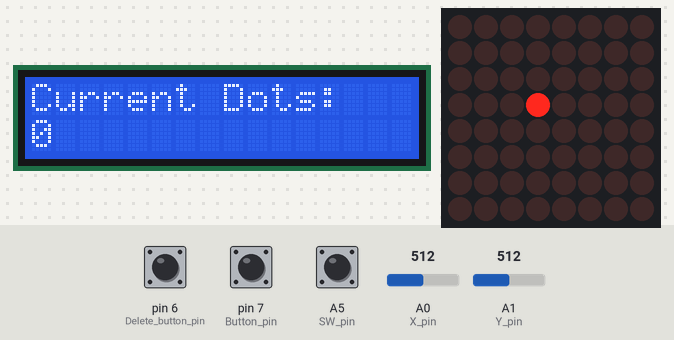
Bench run of a sketch on a simulated Arduino Uno, built with avr-gcc and run on an emulated ATmega328P. Parts: 16×2 character LCD, 8×8 LED matrix. Inputs (shaded band) come from the test bench; at power-on: A0 (X_pin) = 512, pin 6 (Delete_button_pin) HIGH, A5 (SW_pin) HIGH, pin 7 (Button_pin) HIGH, A1 (Y_pin) = 512. What the sketch prints to the serial monitor is not drawn.

Above: at 1.2 s.
1.3 s: A0 (X_pin) set to 641
2.8 s: A0 (X_pin) set to 669
At 4.5 s:
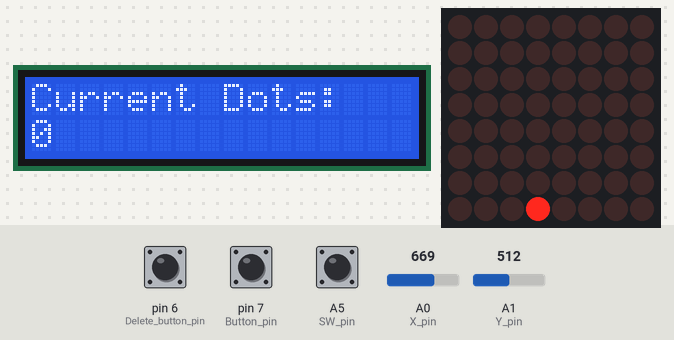
4.9 s: pin 6 (Delete_button_pin) pulled LOW for 0.15 s
At 5.15 s:
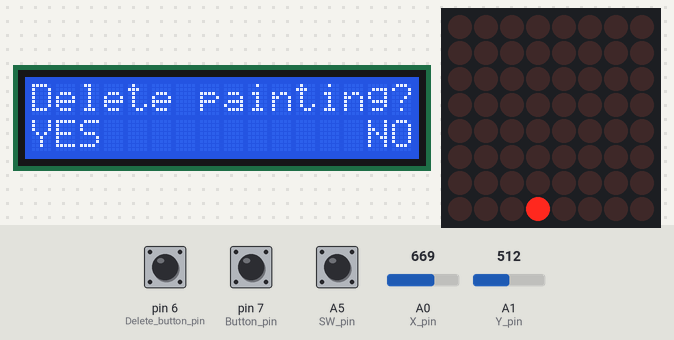
7.9 s: A0 (X_pin) set to 366
9.6 s: A0 (X_pin) set to 331
At 10.35 s:
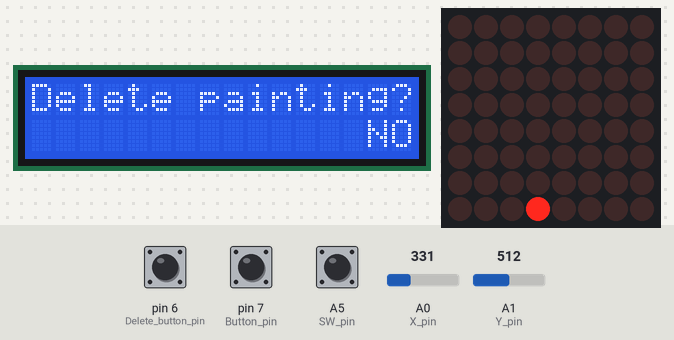
12.6 s: A5 (SW_pin) pulled LOW for 1 s
At 15.1 s:
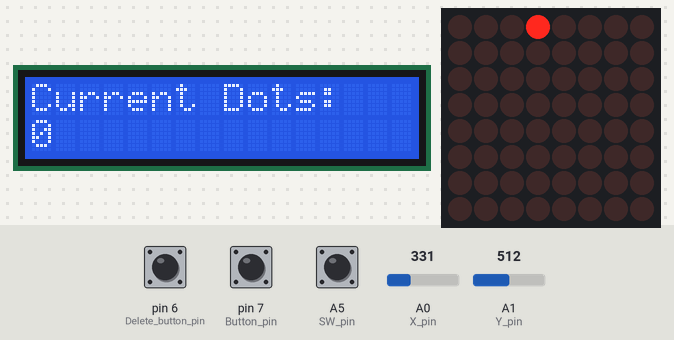
Timing chart, 0 to 16.2 s (numbered marks = the images above; inputs shaded):
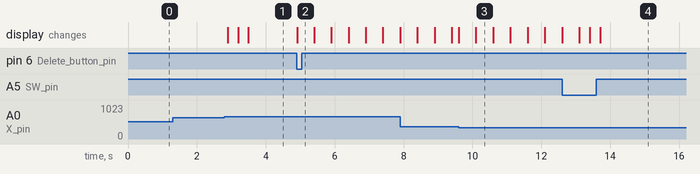

The sketch:

AnalogLEDMatrixPainter.ino
```cpp
#include <LedControl.h>
#include <LiquidCrystal.h>

// Matrix LED Display pin numbers
const int DIN_PIN = A2;
const int CLK_PIN = A3;
const int CS_PIN = A4;
LedControl lc = LedControl(DIN_PIN, CLK_PIN, CS_PIN, 1);
// LCD 2x16 Display setup
LiquidCrystal lcd(12,11,5,4,3,2);
// Joystick pin numbers
const int SW_pin = A5; // analog pin connected to switch output
const int X_pin = A0; // analog pin connected to X output
const int Y_pin = A1; // analog pin connected to Y output
// Button
const int Button_pin = 7; // button pin
const int Delete_button_pin = 6; //delete button
static bool isDeleting = false; // Is delete button active or not
static bool confirmDelete = false; // Confirm delete painting

// Matrix Led variables
static int dotRow=3; // Left to Right
static int dotCol=3; // Down to up
// Matrix Led Storage Array
const int maxDots = 64;
static int dotRowArray[maxDots]; //Returned dotRowArray[paintedIndex] when a button is pressed.
static int dotColArray[maxDots];
static int paintedIndex = 0; // An index of dot locations
static bool LCDinfo = true;


void setup() {
  // Joystick initialization
  pinMode(SW_pin, INPUT);
  digitalWrite(SW_pin, HIGH);
  //LED matrix initialization
  lc.shutdown(0, false);
  lc.setIntensity(0,0);
  lc.clearDisplay(0);
  // LCD display initialization
  lcd.begin(16,2);
  // Button initialization
  pinMode(Button_pin, INPUT_PULLUP);
  pinMode(Delete_button_pin, INPUT_PULLUP);
  //Print
  Serial.begin(9600);

}
void deleteButton(){
  static int lastTap =0;
  int currentTap = digitalRead(Delete_button_pin);
  static unsigned long lastMillis;
  unsigned long currentMillis=millis();
  static unsigned long lastMillisNo;
  unsigned long currentMillisNo=millis();
  static int printStep = 0;
  static int printStepNO = 0; // Steps to printing Y E S
  static bool joystickSelectYes = false; // Select if true or false when chosing YES
  static bool joystickSelectNo = false;
  int Xvalue = analogRead(X_pin);
  static bool showedYES = false; // Has the full YES been shown
  static bool showedNO = false;
  int currentState = digitalRead(SW_pin); //Joystick states
  static int beforeState; // Joystick states
  static bool hasClicked = false;

  //Joystic click confirm
  if(currentState!=beforeState){
    if(beforeState==HIGH){
      hasClicked=!hasClicked;
    }

    beforeState=currentState;
  }

  // Initial click
  if(currentTap !=lastTap){
    if(currentTap==LOW){
      isDeleting=!isDeleting;
      lcd.setCursor(0,0);
      lcd.print("Delete painting?");
      lcd.setCursor(0,1);
      lcd.print("YES");
      lcd.setCursor(3,1);
      lcd.print("          ");
      lcd.setCursor(14,1);
      lcd.print("NO");
      Serial.print(isDeleting);
    }
  lastTap=currentTap;
  if(isDeleting==false){
    joystickSelectYes=false;
    joystickSelectNo=false;
    lcd.clear();
    }
  }

  if(isDeleting==true && Xvalue < 350){
    joystickSelectYes = true;
    joystickSelectNo = false;
  }
  else if(isDeleting==true && Xvalue > 650){
    joystickSelectYes = false;
    joystickSelectNo = true;
  }

  // Selection YES
  if(isDeleting==true && joystickSelectYes==true){

    if(printStepNO==0){
      lcd.setCursor(14,1);
      lcd.print("NO");
    }

    if(currentMillis-lastMillis >= 500){
      lastMillis=currentMillis;
      if(printStep==0){
        lcd.setCursor(0,1);
        lcd.print("YES");
      }
      else if(printStep==1){
        lcd.setCursor(0,1);
        lcd.print("   ");
      }
      if(hasClicked==true){ // Delete confirm
        lc.clearDisplay(0);
        paintedIndex=0;
        hasClicked=false;
        isDeleting=false;
        lcd.clear();
      }
      printStep++;
      if(printStep > 1){
        printStep=0;
      }
    }
  }

  //Selection NO
  if(isDeleting==true && joystickSelectNo==true){
    printStep==0;
    if(printStep==0){
      lcd.setCursor(0,1);
      lcd.print("YES");
    }
    if(currentMillisNo-lastMillisNo >= 500){
      lastMillisNo=currentMillisNo;
      if(printStepNO==0){
        lcd.setCursor(14,1);
        lcd.print("NO");
      }
      else if(printStepNO==1){
        lcd.setCursor(14,1);
        lcd.print("  ");
      }
      if(hasClicked==true){ // Delete decline
        hasClicked=false;
        isDeleting=false;
        lcd.clear();
      }
      printStepNO++;
      if(printStepNO > 1){
        printStepNO=0;
      }
    }
  }
}


void buttonLogic(){
  // Check if button has been clicked variables
  static bool hasClicked = false;
  static int lastClick=HIGH;
  int currentClick = digitalRead(Button_pin);
  // Timing variables
  static unsigned long previousTime;
  unsigned long nowTime = millis();
  static unsigned long delayTime = 150;

  // Check if clicked Logic
  if (currentClick != lastClick){
      if (paintedIndex < maxDots){
        if (nowTime-previousTime >=delayTime){

          // Check if spot taken
          bool found = false;
          for(int i=0; i<paintedIndex; i++){
            if(dotRowArray[i]==dotRow && dotColArray[i]==dotCol){
              // Remove dot
              for (int j=i; j<paintedIndex - 1; j++){
                dotRowArray[j] = dotRowArray[j+1];
                dotColArray[j] = dotColArray[j+1];
              }
              paintedIndex--;
              //Turn off LED
              lc.setLed(0,dotRow,dotCol,false);
              found=true;
              break;
            }
          }
        if (found==false){
        dotRowArray[paintedIndex]=dotRow;
        dotColArray[paintedIndex]=dotCol;
        paintedIndex++;
        }

        previousTime=nowTime;
}
}
}
lastClick=currentClick;
}

void LCDinfoScreen(){
  if (isDeleting==false){
    lcd.setCursor(0,0);
    lcd.print("Current Dots:");
    lcd.setCursor(0,1);
    lcd.print(paintedIndex);
  }
}
void matrixDot(){

  int xAxis = analogRead(X_pin); // Current X
  int yAxis = analogRead(Y_pin); // Current Y
  int currentState = digitalRead(SW_pin); //Current click

  // Timing
  static unsigned long lastMoveTime = 0;
  static unsigned long moveDelay = 150;
  unsigned long currentTime = millis();
  // Button click
  static bool hasBeenClicked = false;
  static int lastState = 0;

  // Check if already drawn


  // Draw painted dots
  lc.clearDisplay(0);
  for (int i=0;i<paintedIndex;i++){
    lc.setLed(0, dotRowArray[i], dotColArray[i], true);
  }
  // Dot movement speed
  if (currentState != lastState){
    if(currentState==LOW){
      hasBeenClicked=!hasBeenClicked;
      }
    lastState=currentState;

  }
  if (hasBeenClicked){
    moveDelay=50;
    }
    else{
      moveDelay=150;
    }
  // Dot Location on screen
  if(currentTime - lastMoveTime >= moveDelay){

    lc.setLed(0,dotRow,dotCol,false);
    if (xAxis <350 && dotRow > 0){ // Move Left
      dotRow--;
      Serial.print("move Left");

    }

    if (xAxis > 650 && dotRow < 7){ // Move Right
      dotRow++;
      Serial.print("Move Right");
    }

    if(yAxis < 350 && dotCol < 7){ // Move up
      dotCol++;
      Serial.print("Move Up");
    }
    if(yAxis > 650 && dotCol > 0){ // Move down
      dotCol--;
      Serial.print("Move Down");
    }

    lastMoveTime = currentTime;
  }
  lc.setLed(0,dotRow,dotCol,true);


    // Delete dot on second click


}

void loop() {
  static unsigned long lastUpdate = 0;
  const unsigned long updateDelay = 1000;
  unsigned long currentUpdate = millis();
  if(currentUpdate - lastUpdate >= updateDelay){
    //Serial.print("Switch:  ");
    //Serial.print(digitalRead(SW_pin));
    //Serial.print("\n");
    //Serial.print("X-axis: ");
    //Serial.print(analogRead(X_pin));
    //Serial.print("\n");
    //Serial.print("Y-axis: ");
    //Serial.println(analogRead(Y_pin));
    //Serial.print("\n\n");
    lastUpdate=currentUpdate;
  }
  if(isDeleting==false){ // Pause func when delete button is pressed
    matrixDot();
    buttonLogic();
    }

  deleteButton();
  LCDinfoScreen();


}
```

Measured:
- the behaviour switches between 650 and 651 on A0 (X_pin) (found by bisection; images 0 and 1)
- the behaviour switches between 350 and 349 on A0 (X_pin) (found by bisection; images 2 and 3)
- after the input at 1.3 s, every drawn part: stays the same
- after the input at 2.8 s, the display: first changes after 0.09 s (image 1 shows a later state)
- after the input at 4.9 s, the display: changes at once (image 2)
- after the input at 12.6 s, the display: first differs from a run without the input after 0.51 s (image 4 shows a later state)
- what the display in image 3 shows lasts 0.5 s, from 10.1 s to 10.6 s
